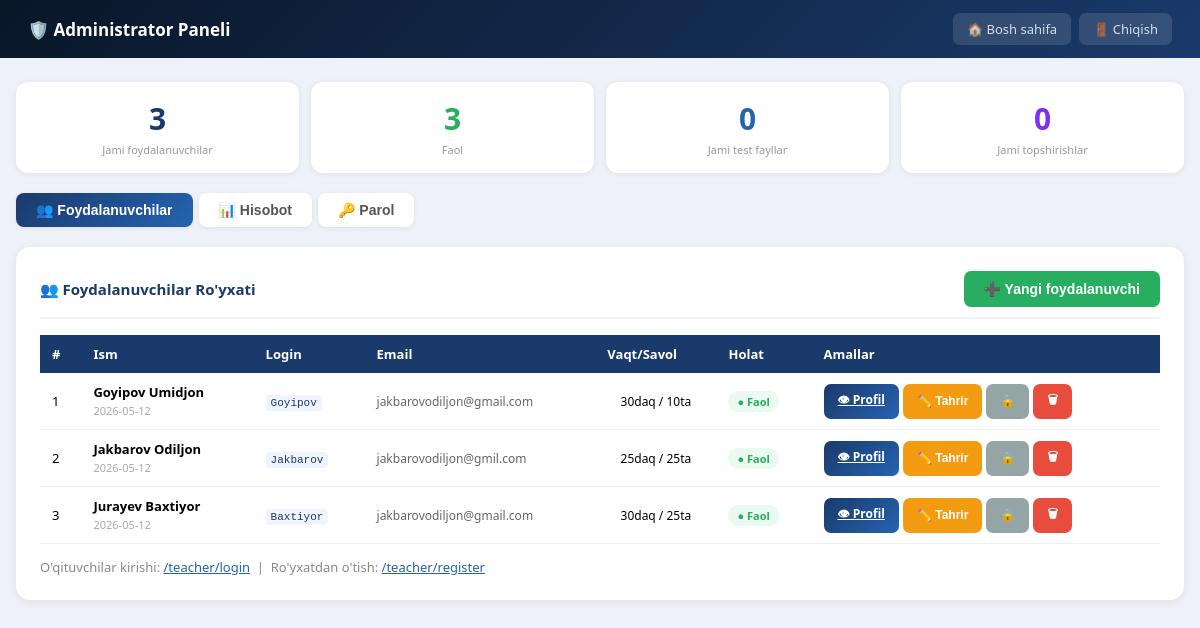
The page /admin/ (signed in) on the database its author committed.
### tables this page shows
CREATE TABLE teachers (
            id TEXT PRIMARY KEY, name TEXT, username TEXT UNIQUE,
            password_hash TEXT, email TEXT, created_at TEXT,
            is_active INTEGER DEFAULT 1,
            time_limit INTEGER DEFAULT 30,
            question_count INTEGER DEFAULT 10);

### app.py (the view)
@app.route('/admin')
@app.route('/admin/')
@admin_required
def admin_dashboard():
    teachers = get_all_teachers(include_inactive=True)
    con = get_db()
    stats = []
    for t in teachers:
        t_dir  = get_teacher_tests_dir(t['id'])
        tests  = [f[:-5] for f in os.listdir(t_dir) if f.endswith('.xlsx')]
        rows = con.execute(
            'SELECT percentage FROM results WHERE teacher_id=?',(t['id'],)).fetchall()
        done    = len(rows)
        passed  = sum(1 for r in rows if r['percentage'] >= 55)
        failed  = done - passed
        stats.append({
            'teacher': t,
            'tests':   tests,
            'tests_count': len(tests),
            'done':    done,
            'passed':  passed,
            'failed':  failed,
        })
    con.close()
    return render_template('admin.html', stats=stats)

### app.py (called while the page is built)
def get_db():
    con = sqlite3.connect(DB_FILE)
    con.row_factory = sqlite3.Row
    return con

def admin_required(f):
    @wraps(f)
    def decorated(*args, **kwargs):
        if not session.get('admin_logged_in'):
            return redirect(url_for('admin_login'))
        return f(*args, **kwargs)
    return decorated

def get_teacher_tests_dir(teacher_id):
    d = os.path.join(TESTS_DIR, f'teacher_{teacher_id}')
    os.makedirs(d, exist_ok=True)
    return d

def get_all_teachers(include_inactive=False):
    con = get_db()
    if include_inactive:
        rows = con.execute('SELECT * FROM teachers ORDER BY name').fetchall()
    else:
        rows = con.execute('SELECT * FROM teachers WHERE is_active=1 ORDER BY name').fetchall()
    con.close()
    return [dict(r) for r in rows]

### templates/admin.html (shortened to what this page needs)
<!DOCTYPE html>
<html lang="uz">
<head>
</head>
<body>
<div class="hdr">
  <h1>🛡️ Administrator Paneli</h1>
  <div class="hdr-right">
    <a href="/" class="hdr-btn">🏠 Bosh sahifa</a>
    <a href="/admin/logout" class="hdr-btn">🚪 Chiqish</a>
  </div>
</div>
<div class="page">
  <div class="stat-row">
    <div class="stat"><div class="n">{{ stats|length }}</div><div class="l">Jami foydalanuvchilar</div></div>
    <div class="stat"><div class="n" style="color:#27ae60;">{{ stats|selectattr('teacher.is_active','eq',1)|list|length }}</div><div class="l">Faol</div></div>
    <div class="stat"><div class="n" style="color:#2563b0;">{{ stats|sum(attribute='tests_count') }}</div><div class="l">Jami test fayllar</div></div>
    <div class="stat"><div class="n" style="color:#7b2ff7;">{{ stats|sum(attribute='done') }}</div><div class="l">Jami topshirishlar</div></div>
  </div>
  <div class="tabs">
    <button class="tab active" onclick="showTab('users')">👥 Foydalanuvchilar</button>
    <button class="tab" onclick="showTab('report')">📊 Hisobot</button>
    <button class="tab" onclick="showTab('password')">🔑 Parol</button>
  </div>
  <div id="tab-users" class="panel active">
    <div class="card">
      <div class="card-head">
        <h2>👥 Foydalanuvchilar Ro'yxati</h2>
        <button class="btn btn-green btn-lg" onclick="openAddModal()">➕ Yangi foydalanuvchi</button>
      </div>
      {% if stats %}
      <div class="tbl-wrap">
      <table>
        <thead><tr><th>#</th><th>Ism</th><th>Login</th><th>Email</th><th>Vaqt/Savol</th><th>Holat</th><th>Amallar</th></tr></thead>
        <tbody>
          {% for s in stats %}
          <tr>
            <td>{{ loop.index }}</td>
            <td><strong>{{ s.teacher.name }}</strong><br><span style="font-size:11px;color:#aaa;">{{ (s.teacher.created_at or '')[:10] }}</span></td>
            <td><code>{{ s.teacher.username }}</code></td>
            <td style="font-size:12px;color:#666;">{{ s.teacher.email or '—' }}</td>
            <td style="text-align:center;font-size:12px;">{{ s.teacher.time_limit or 30 }}daq / {{ s.teacher.question_count or 10 }}ta</td>
            <td>{% if s.teacher.is_active %}<span class="badge badge-on">● Faol</span>{% else %}<span class="badge badge-off">● Bloklangan</span>{% endif %}</td>
            <td><div class="act-btns">
              <a href="/admin/teacher/{{ s.teacher.id }}" class="btn btn-blue">👁 Profil</a>
              <button class="btn btn-orange" onclick='openEditModal({{ s.teacher | tojson }})'>✏️ Tahrir</button>
              {% if s.teacher.is_active %}
              <button class="btn btn-gray" onclick="toggleUser('{{ s.teacher.id }}',0)">🔒</button>
              {% else %}
              <button class="btn btn-green" onclick="toggleUser('{{ s.teacher.id }}',1)">🔓</button>
              {% endif %}
              <button class="btn btn-red" onclick="deleteUser('{{ s.teacher.id }}','{{ s.teacher.name }}')">🗑</button>
            </div></td>
          </tr>
          {% endfor %}
        </tbody>
      </table>
      </div>
      {% else %}
      <p style="color:#aaa;text-align:center;padding:28px;">Hozircha foydalanuvchilar yo'q. Yuqoridan qo'shing.</p>
      {% endif %}
      <div style="margin-top:14px;font-size:13px;color:#888;">
        O'qituvchilar kirishi: <a href="/teacher/login" target="_blank" style="color:#2563b0;">/teacher/login</a> &nbsp;|&nbsp;
        Ro'yxatdan o'tish: <a href="/teacher/register" target="_blank" style="color:#2563b0;">/teacher/register</a>
      </div>
    </div>
  </div>
</div>
</body>
</html>

### templates/admin.html (style rules this page uses)
* { box-sizing:border-box;margin:0;padding:0; }
body { font-family:'Segoe UI',Arial,sans-serif;background:#eef1f7;min-height:100vh; }
.hdr { background:linear-gradient(135deg,#0a1628,#1a3a6b);color:white;padding:0 28px;height:58px;display:flex;align-items:center;justify-content:space-between; }
.hdr h1 { font-size:17px;font-weight:700; }
.hdr-right { display:flex;gap:8px; }
.hdr-btn { color:rgba(255,255,255,.8);text-decoration:none;font-size:13px;background:rgba(255,255,255,.12);padding:7px 14px;border-radius:7px;border:none;cursor:pointer; }
.page { max-width:1200px;margin:24px auto;padding:0 16px; }
.stat-row { display:grid;grid-template-columns:repeat(4,1fr);gap:12px;margin-bottom:20px; }
.stat { background:white;border-radius:12px;padding:16px;text-align:center;box-shadow:0 1px 6px rgba(0,0,0,.07); }
.stat .n { font-size:30px;font-weight:800;color:#1a3a6b; }
.stat .l { font-size:11px;color:#999;margin-top:3px; }
.tabs { display:flex;gap:6px;margin-bottom:20px; }
.tab { padding:9px 20px;border-radius:8px;border:none;cursor:pointer;font-size:14px;font-weight:600;background:white;color:#555;box-shadow:0 1px 4px rgba(0,0,0,.08); }
.tab.active { background:linear-gradient(135deg,#1a3a6b,#2563b0);color:white; }
.panel { display:none; }
.panel.active { display:block; }
.card { background:white;border-radius:14px;padding:24px;box-shadow:0 2px 10px rgba(0,0,0,.07);margin-bottom:18px; }
.card-head { display:flex;justify-content:space-between;align-items:center;margin-bottom:16px;padding-bottom:10px;border-bottom:2px solid #f0f4f8; }
.card-head h2 { font-size:15px;color:#1a3a6b;font-weight:700; }
.tbl-wrap { overflow-x:auto; }
table { width:100%;border-collapse:collapse;font-size:13px;min-width:650px; }
th { background:#1a3a6b;color:white;padding:10px 12px;text-align:left;font-weight:600; }
td { padding:10px 12px;border-bottom:1px solid #f0f0f0;vertical-align:middle; }
.badge { display:inline-block;padding:3px 9px;border-radius:10px;font-size:11px;font-weight:700; }
.badge-on { background:#eafaf1;color:#27ae60; }
.act-btns { display:flex;gap:4px;flex-wrap:wrap; }
.btn { padding:7px 14px;border:none;border-radius:7px;font-size:12px;font-weight:600;cursor:pointer;white-space:nowrap; }
.btn-blue { background:linear-gradient(135deg,#1a3a6b,#2563b0);color:white; }
.btn-green { background:#27ae60;color:white; }
.btn-orange { background:#f39c12;color:white; }
.btn-red { background:#e74c3c;color:white; }
.btn-gray { background:#95a5a6;color:white; }
.btn-lg { padding:10px 20px;font-size:14px; }
code { background:#f0f4ff;padding:2px 5px;border-radius:4px;font-size:11px;color:#1a3a6b; }

### rows shown on the page
teachers: teacher.name "Goyipov Umidjon", created_at "2026-05-12", teacher.username "Goyipov", teacher "jakbarovodiljon@gmail.com", teacher "30", teacher "10", is_active 1 (drawn)
teachers: teacher.name "Jakbarov Odiljon", created_at "2026-05-12", teacher.username "Jakbarov", teacher "jakbarovodiljon@gmil.com", teacher "25", teacher "25", is_active 1 (drawn)
teachers: teacher.name "Jurayev Baxtiyor", created_at "2026-05-12", teacher.username "Baxtiyor", teacher "jakbarovodiljon@gmail.com", teacher "30", teacher "25", is_active 1 (drawn)

### other values the page prints
{{ stats|length }} "3"
{{ stats|selectattr('teacher.is_active','eq',1)|list|length }} "3"
{{ stats|sum(attribute='tests_count') }} "0"
{{ stats|sum(attribute='done') }} "0"
